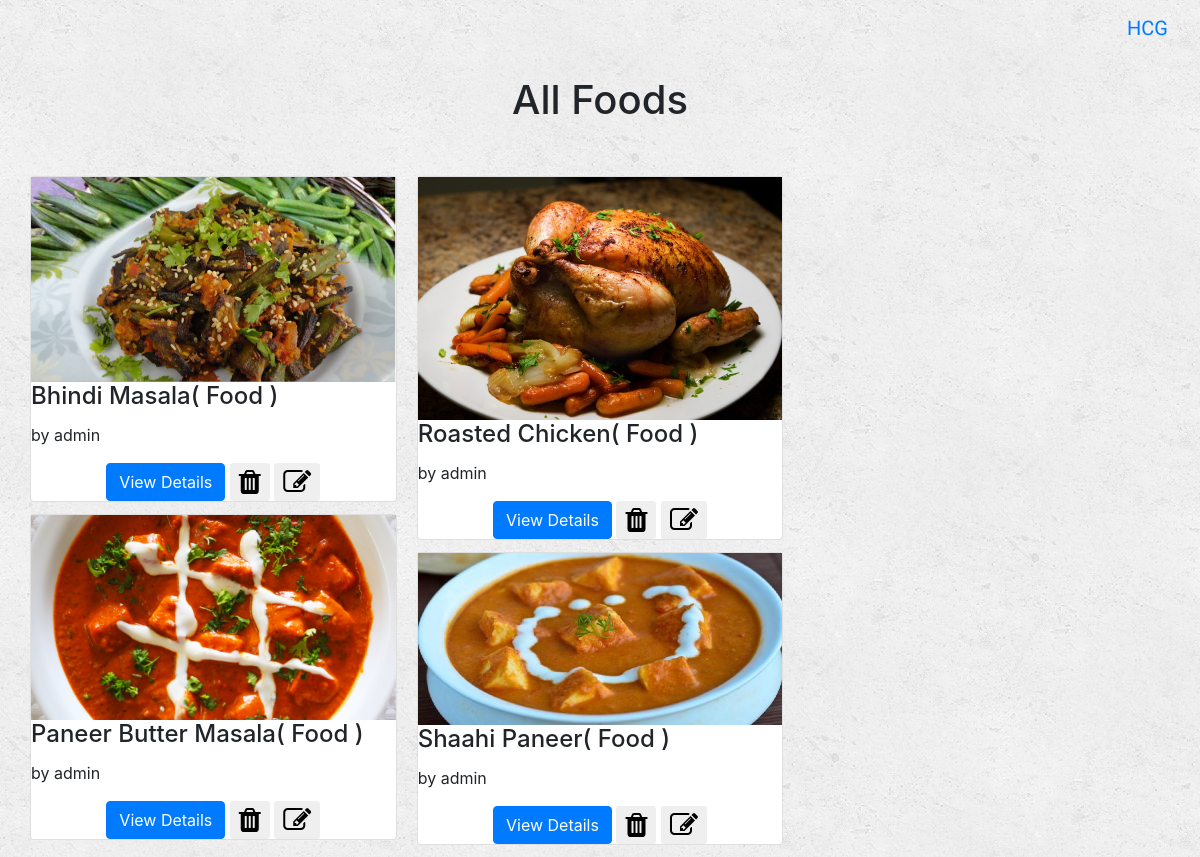
/HCG/foods/ (signed in), run on the app's committed database.
### HCG/models.py (models this page shows, shortened)
class Dish(models.Model):
    dishName = models.CharField(max_length = 250)
    dishRating = models.IntegerField(default=0)
    dishPublisher = models.ForeignKey(User)
    dishCategory = models.CharField(max_length=10,choices=(('Food','Food'),('Drink','Drink')))
    dishSteps = models.TextField(max_length = 1000)
    dishFavourited = models.BooleanField(default=False)
    dishCoverImage = models.FileField()

### HCG/views.py (the view)
def AllFoods(request):
    if request.user.is_authenticated:
        dishList = Dish.objects.filter(dishCategory='Food')
        template = loader.get_template('HCG/homepageTemplate.html')
        context = {
            'dishList': dishList,
            'username': request.user.username,
            'title': 'All Foods',
        }
        return HttpResponse(template.render(context, request))
    else:
        return HttpResponseRedirect('/HCG/loginPage')

### HCG/templates/HCG/homepageTemplate.html (shortened to what this page needs)
{% extends 'base.html' %}
{% block body %}
<div class="page-header col-sm-12 text-center" style="padding:20px;">
    <h1>{{ title }}</h1>
</div>
<br>
<div class="container">
    <div class="row">
        <div class="card-columns" style="display:inline-block;">
            {% for dish in dishList %}
    <div class="card" style="margin-left=200x;">
        <img src="{{dish.dishCoverImage.url}}" class="img-fluid">
        <div class="card-block">
        <h4 class="card-title">{{dish.dishName}}( {{dish.dishCategory}} )</h4>
        <p class="card-text">by {{dish.dishPublisher.username}}</p>
        <div class="text-center">
        <a href="/HCG/{{dish.id}}" class="btn btn-primary">View Details</a>
        {% if username == dish.dishPublisher.username %}
        <form action="/HCG/deleteDish/{{dish.id}}/" method="post" style="display: inline;">
            <button type="submit" class="btn btn-default btn-sm">
                <i class="fa fa-trash fa-2x"></i>
            </button>
        </form>
        <form action="/HCG/updateDish/{{dish.id}}/" method="get" style="display: inline;">
            <button type="submit" class="btn btn-default btn-sm">
                <i class="fa fa-edit fa-2x"></i>
            </button>
        </form>
        </div>
        {% endif %}
        </div>
    </div>
    {% endfor %}
        </div>
    </div>
</div>
{% endblock %}

### HCG/static/style.css (style rules this page uses)
body { background: white url("images/background.png"); }

### data on the page
Dish: dishCoverImage (picture), dishName "Bhindi Masala", dishCategory "Food", dishPublisher.username "admin"
Dish: dishCoverImage (picture), dishName "Paneer Butter Masala", dishCategory "Food", dishPublisher.username "admin"
Dish: dishCoverImage (picture), dishName "Roasted Chicken", dishCategory "Food", dishPublisher.username "admin"
Dish: dishCoverImage (picture), dishName "Shaahi Paneer", dishCategory "Food", dishPublisher.username "admin"

### other printed values
{{ title }} "All Foods"
